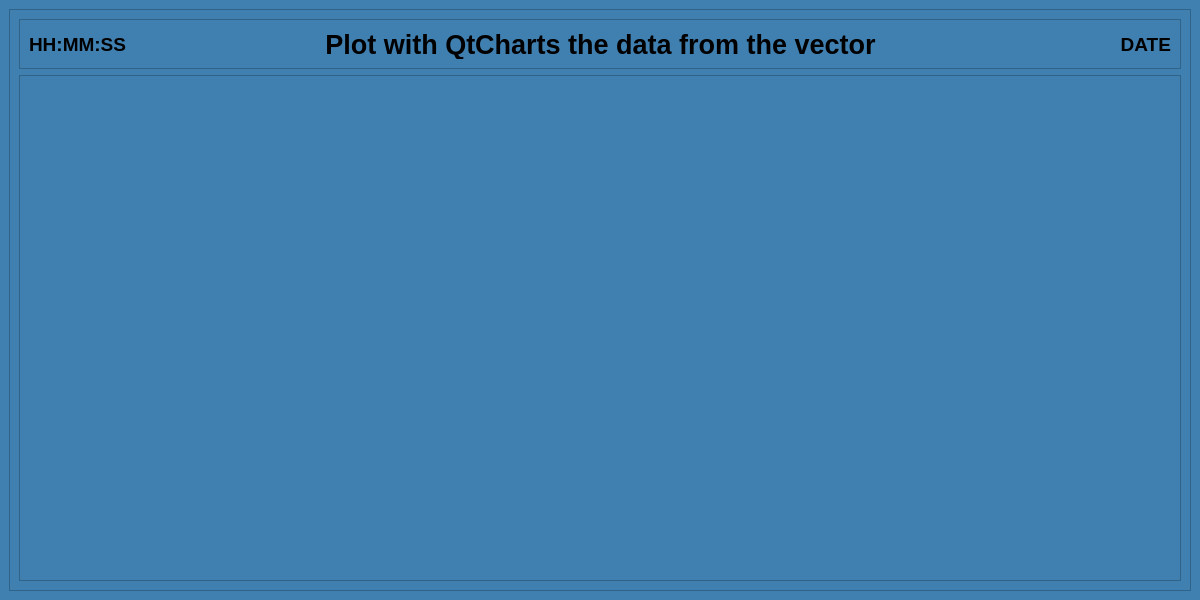
<?xml version="1.0" encoding="UTF-8"?>
<ui version="4.0">
 <class>MainWindow</class>
 <widget class="QMainWindow" name="MainWindow">
  <property name="geometry">
   <rect>
    <x>0</x>
    <y>0</y>
    <width>1200</width>
    <height>600</height>
   </rect>
  </property>
  <property name="windowTitle">
   <string>MainWindow</string>
  </property>
  <widget class="QWidget" name="centralwidget">
   <property name="styleSheet">
    <string notr="true">background-color: rgb(64, 128, 176);</string>
   </property>
   <layout class="QHBoxLayout" name="horizontalLayout">
    <item>
     <widget class="QFrame" name="frame_3">
      <property name="frameShape">
       <enum>QFrame::StyledPanel</enum>
      </property>
      <property name="frameShadow">
       <enum>QFrame::Raised</enum>
      </property>
      <layout class="QVBoxLayout" name="verticalLayout">
       <item>
        <widget class="QFrame" name="frame_2">
         <property name="maximumSize">
          <size>
           <width>16777215</width>
           <height>50</height>
          </size>
         </property>
         <property name="frameShape">
          <enum>QFrame::StyledPanel</enum>
         </property>
         <property name="frameShadow">
          <enum>QFrame::Raised</enum>
         </property>
         <layout class="QHBoxLayout" name="horizontalLayout_2">
          <item>
           <layout class="QGridLayout" name="gridLayout">
            <item row="0" column="0">
             <widget class="QLabel" name="label_hora">
              <property name="font">
               <font>
                <pointsize>14</pointsize>
                <weight>75</weight>
                <bold>true</bold>
               </font>
              </property>
              <property name="text">
               <string>HH:MM:SS</string>
              </property>
             </widget>
            </item>
            <item row="0" column="1">
             <widget class="QLabel" name="label">
              <property name="minimumSize">
               <size>
                <width>0</width>
                <height>0</height>
               </size>
              </property>
              <property name="maximumSize">
               <size>
                <width>16777215</width>
                <height>50</height>
               </size>
              </property>
              <property name="font">
               <font>
                <pointsize>20</pointsize>
                <weight>75</weight>
                <bold>true</bold>
               </font>
              </property>
              <property name="text">
               <string>Plot with QtCharts the data from the vector</string>
              </property>
              <property name="alignment">
               <set>Qt::AlignCenter</set>
              </property>
             </widget>
            </item>
            <item row="0" column="2">
             <widget class="QLabel" name="label_fecha">
              <property name="font">
               <font>
                <pointsize>14</pointsize>
                <weight>75</weight>
                <bold>true</bold>
               </font>
              </property>
              <property name="text">
               <string>DATE</string>
              </property>
              <property name="alignment">
               <set>Qt::AlignRight|Qt::AlignTrailing|Qt::AlignVCenter</set>
              </property>
             </widget>
            </item>
           </layout>
          </item>
         </layout>
        </widget>
       </item>
       <item>
        <widget class="QChartView" name="graphicsView"/>
       </item>
      </layout>
     </widget>
    </item>
   </layout>
  </widget>
 </widget>
 <customwidgets>
  <customwidget>
   <class>QChartView</class>
   <extends>QGraphicsView</extends>
   <header>QtCharts</header>
  </customwidget>
 </customwidgets>
 <resources/>
 <connections/>
</ui>
